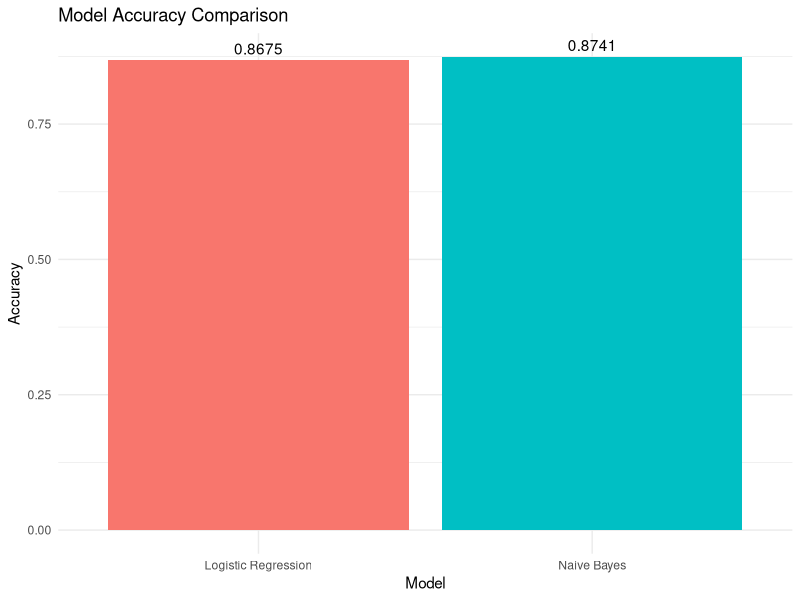
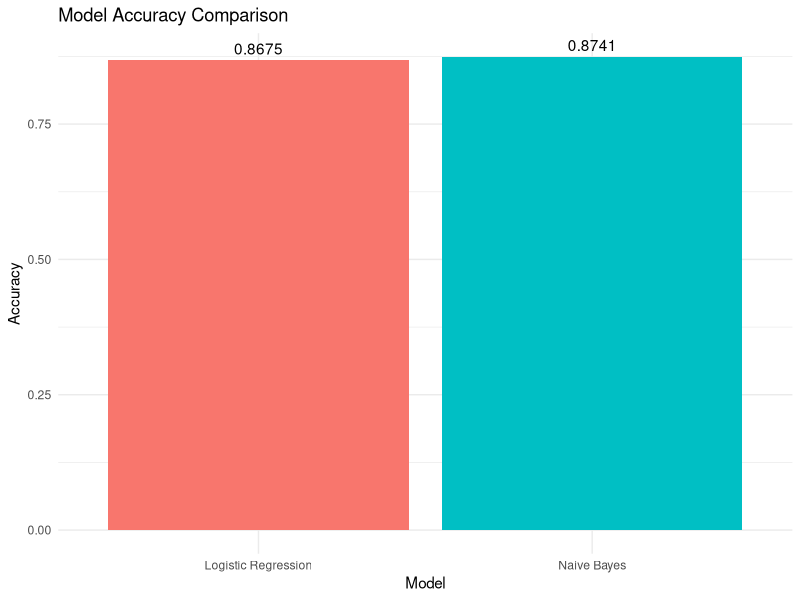

The R source for these figures, in order:
# =====================================================
# 06_model_comparison_and_summary.R
# Purpose: Compare Naive Bayes and Logistic Regression
# =====================================================

library(readr)
library(dplyr)
library(ggplot2)

# -----------------------------
# Load model accuracy results
# -----------------------------
nb_accuracy <- read_csv("Outputs/tables/naive_bayes_accuracy.csv", show_col_types = FALSE)
lr_accuracy <- read_csv("Outputs/tables/logistic_regression_accuracy.csv", show_col_types = FALSE)

# Combine results
model_comparison <- bind_rows(nb_accuracy, lr_accuracy)

cat("Combined model comparison table:\n")
print(model_comparison)

# Save combined table
write_csv(model_comparison, "Outputs/tables/model_comparison_summary.csv")

# -----------------------------
# Plot model accuracy comparison
# -----------------------------
comparison_plot <- ggplot(model_comparison, aes(x = Model, y = Accuracy, fill = Model)) +
  geom_col(show.legend = FALSE) +
  geom_text(aes(label = round(Accuracy, 4)), vjust = -0.5) +
  labs(
    title = "Model Accuracy Comparison",
    x = "Model",
    y = "Accuracy"
  ) +
  theme_minimal()

print(comparison_plot)

ggsave(
  "Outputs/figures/model_accuracy_comparison.png",
  plot = comparison_plot,
  width = 8,
  height = 5,
  dpi = 300
)

cat("\nModel comparison outputs saved successfully.\n")
cat("- Outputs/tables/model_comparison_summary.csv\n")
cat("- Outputs/figures/model_accuracy_comparison.png\n")
